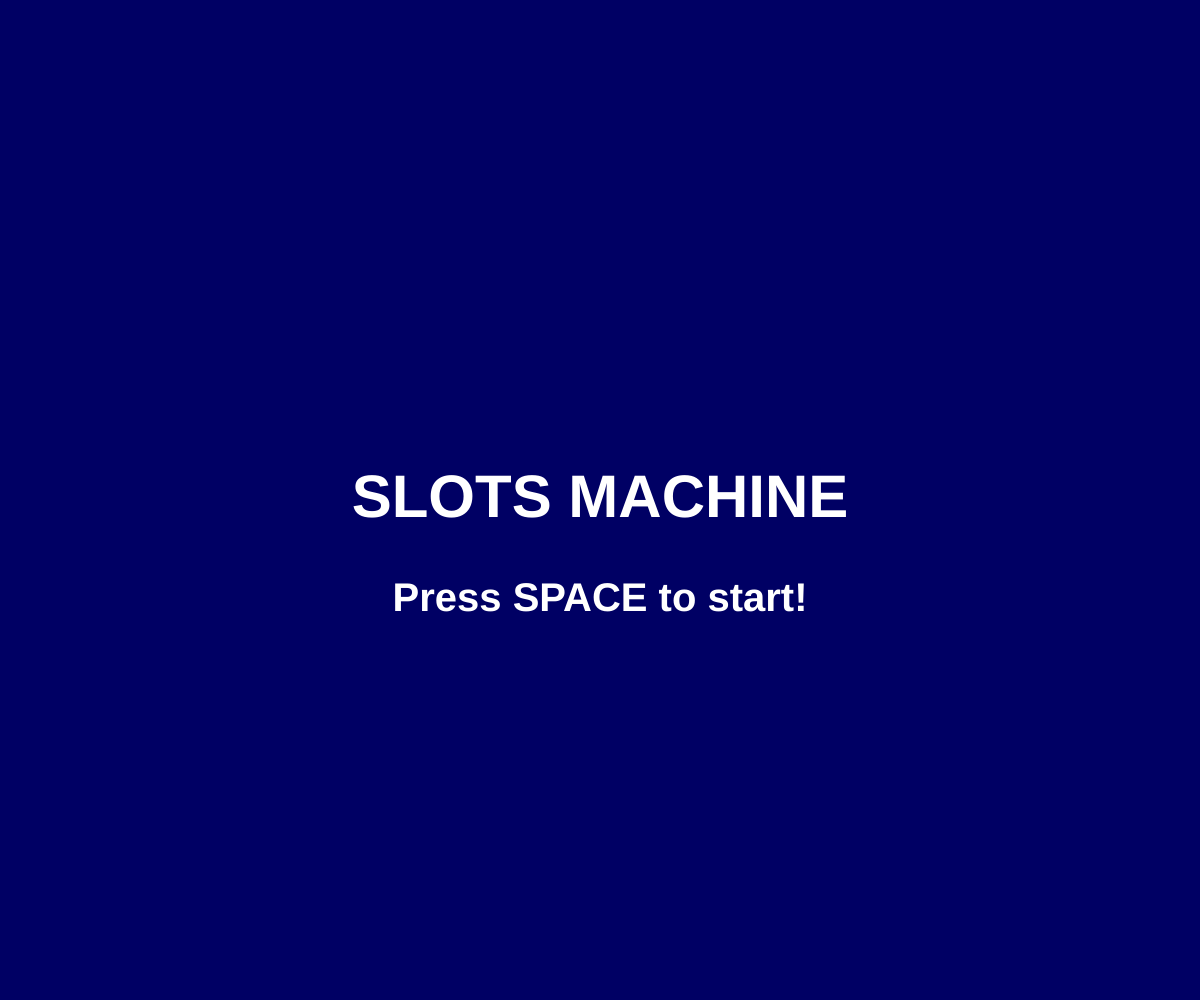
Frame 1 (no input)
Frame 60 (no input): identical to frame 1, image omitted
Frame 120 (the mouse pressed at the canvas centre since frame 60): identical to frame 1, image omitted

The p5.js sketch that drew this single still picture (run headless with seeded random() and noise() and a simulated clock; from frame 60 on, the mouse is pressed at the canvas centre):

// p5.js sketch
// ── sketch.js

//starts the game on the start screen
let gameState = "start screen";

//money and bet variables
let money = 1000;
let bet = 25;
let betMax = 500;
let betMin = 25;
let activeBet = 0;

//spinning variables, sets up the delay and checks if the machine is spinning
let spinning = false;
let spinStartTime = 0;
let delay = 3000;
let allIn = false;

//the handle and lever variables
let handleX;
let handleY;
let diameter;
let dragging = false;
let originalHandleY;
let result = " ";

//text for pulling the lever
let pullHere = "Pull To Spin!";

//variables for drawing the shapes
let symbols = ["square", "circle", "triangle"];
let shapeOne = "square";
let shapeTwo = "square";
let shapeThree = "square";




function setup() {
  handleX = windowWidth*0.8;
  handleY = windowHeight/2;
  diameter = windowWidth*0.05;
  originalHandleY = windowHeight /2;
  createCanvas(windowWidth, windowHeight);
  rectMode(CENTER);
}


function windowResized(){ 
  resizeCanvas(windowWidth, windowHeight); 

  handleX = windowWidth*0.8; // moves the handle when the window is resized
  originalHandleY= windowHeight / 2;
  diameter = windowWidth * 0.05;
}
 


function draw() {
  if (gameState === "start screen"){
    drawStartScreen();
  } 
  else if (gameState === "playing"){
    
    if(allIn){
      background(255,255,0)
    }
    else {
      background(0)
    }
    drawText();
    spinDelay();
    drawSlotMachine();  

    if (spinning) {
      shapeOne = random(symbols);
      shapeTwo = random(symbols);
      shapeThree = random(symbols);

    }
}
}


function drawStartScreen(){
  background(0,0,100);
  fill(255);
  textAlign(CENTER, CENTER); // puts title text in the center
  textSize(60); 
  textStyle(BOLD);
  text("SLOTS MACHINE", windowWidth/2, windowHeight/2);

  textSize(40);
  text("Press SPACE to start!", windowWidth/2, windowHeight/2 + 100); 
}

//function for when the spacec key is pressed, change the game state to playing
function keyPressed(){ 
  if (gameState === "start screen" && key === ' '){ 
    gameState = "playing"; 
  }
  if (keyCode === SHIFT && gameState === "playing"){
    allIn = true;
  }
  if (gameState === "playing" && key === "r" ){
    money = 1000
    bet = betMin;
  }
  }
  
function drawText(){ //draws the money and bet text 
  fill(0, 150, 0);
  textSize(25);
  textStyle(BOLD);
  text("Money $" + money, windowWidth*0.9, windowHeight* 0.05);

  fill(200, 150, 0);
  text("Bet:"+ bet, windowWidth*0.9, windowHeight*0.09); 
  
  fill(255);
  text(result, windowWidth/2, windowHeight - 100); // text for the result of the spin

  fill(255);
  text(pullHere, handleX, handleY*0.85  );

}

//function that will determine if you win or now with random odds
function randomOdds(){
  let odds = floor(random(1000)); // odds from 1-1000, using floor so that I only get integers
  
  if (odds === 999){ // jackpot, pays out 100x
    money = money + 100*activeBet; 
    result = "JACKPOT!";
  }  
  else if (odds >= 975){ // big win odds, pays out 25x
    money = money + 25*activeBet;
    result = "BIG WIN!";
  }
  else if (odds >= 900){ // normal win pays out 2x, but is highly rigged
    money = money + 2*activeBet;
    result = "WIN";
  }
  else if (odds >= 600){ // breaking even
    money = money + activeBet;
    result = "BROKE EVEN";
  }
  else{
    result = "BUST";
  }
}


//function that places the users bet if they have enough money
function placeBet(){ 
  if (money === 0){
    result = "No Money Left!"
    return; 
  }
  
  if(!spinning && bet<=money){ //can't be spinning the machine already and need more money that you are trying to bet
    if (allIn) {
      activeBet = money;
}   else {
      activeBet = bet;
}
      money -= activeBet;
      spinning = true;
      spinStartTime = millis();
      result = "";
  }
  
  
  else if (money < bet){
    result = "Not Enough Funds";
  }
}




// function that changes the bet if the mouse wheel is scrolled up/down
function mouseWheel(event){  
  if (spinning === false){ //makes sure you can't change bet while the slots machine is spinning
    if (event.delta < 0 && bet < betMax){ // can't bet over $500
      bet+=5;
    }
    else if(event.delta > 0 && bet > betMin){ // can't bet under $25
      bet -=5;
    }

    return false; // so that the screen doesn't scroll when the mouse wheel scrolls.
  }
}


function spinDelay(){ //adds the delay before getting your result
  if (spinning && millis() - spinStartTime >= delay){
    randomOdds();
    spinning = false;
    pullHere = "Pull To Spin!";
    setFinalShapes(); // once the result is given after the delay, set the graphics for the final shapes
  }
}


function drawSlotMachine(){ 
  
  //draws the rectangles that build the slots machine.
  fill(50);
  rect(windowWidth/2, windowHeight/2, windowWidth*0.5, windowHeight*0.6, 10);

  fill (255);
  rect(windowWidth/3, windowHeight/2, windowWidth*0.1, windowHeight* 0.4, 10);

  rect(windowWidth/2, windowHeight/2, windowWidth*0.1, windowHeight* 0.4, 10); 

  rect(windowWidth/1.5, windowHeight/2, windowWidth*0.1, windowHeight* 0.4, 10);


  //draws the track that the handle is being pulled down
  fill(50);
  let rodLength = 180  -(handleY - originalHandleY);
  rodLength = max(rodLength, 0);
  rect(handleX, handleY + rodLength/2, windowWidth*0.02, rodLength);

  //draws the red handle to drag
  fill(255,0,0);
  circle(handleX, handleY, diameter);

  //draws the symbols inside the machine 
  drawSymbol(shapeOne, windowWidth/3, windowHeight/2);
  drawSymbol(shapeTwo, windowWidth/2, windowHeight/2);
  drawSymbol(shapeThree, windowWidth/1.5, windowHeight/2);
  
}

function mousePressed(){
  let handleDist = dist(mouseX, mouseY, handleX, handleY); 
  if (handleDist <= diameter/2){// if the mouse is within the red circle
    dragging = true;

  }
}

function mouseDragged(){ //keeps the mouse with the handle while the handle is being dragged
  if (dragging){
    handleY = constrain(mouseY, originalHandleY, originalHandleY + 150);
    
    pullHere = " "; //removes the pull here text while pulling
  }
}

function mouseReleased(){
  if (dragging){
    dragging = false;

    // If pulled far enough, place the users bet
    if (handleY > originalHandleY + 100){
      placeBet();
    }

    // Resets the lever
    handleY = originalHandleY;
  
  }
} 


//function that sets the final shapes based on the given result from the random odds function
function setFinalShapes(){
  if (result === "JACKPOT!"){ //when you get a jackpot 3 yellow triangles will appear in the slots
    shapeOne = shapeTwo = shapeThree = "triangle";
  }
  else if (result === "BIG WIN!"){ //big win has 3 green circles
    shapeOne = shapeTwo = shapeThree = "circle";
  }
  else if (result === "WIN"){ // a win is 3 red squares
    shapeOne = shapeTwo = shapeThree = "square";
  }
  else if (result === "BROKE EVEN"){
    shapeOne = shapeTwo = "square"; //two red squares in first two slots is breaking even
    shapeThree = random(["circle", "triangle"]);
  }
  

  // on a bust sets the slots to random but doesnt allow for a result that overlaps with a win result
  else{
    shapeOne = random(["triangle", "circle"]); 
    shapeTwo = random(["triangle", "square"]);
    shapeThree = random(["circle", "square"]);


  }
}

//draws the symbols with a given string symbol, and x, y coordinates
function drawSymbol(symbol, x, y){

  if (symbol === "square"){
    fill(255, 0, 0);
    rect(x, y, windowWidth/32, windowHeight/18); 
  }
  else if(symbol === "circle"){
    fill(0,255,0);
    circle(x,y, windowWidth/32);
  }

  else if (symbol === "triangle"){
    let size = windowWidth/32;
    fill(255,255,0);
    triangle(x-size/2, y+size/2, x, y-size/2, x+size/2, y+size/2);
  }
}

function keyReleased(){
  if (keyCode === SHIFT && !spinning){
    allIn = false;
    // bet = betMin;  
  }
}  
